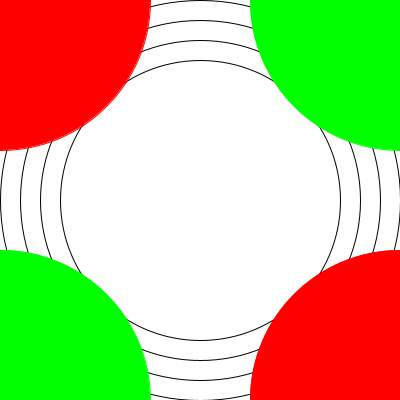
Frame 1 (no input)
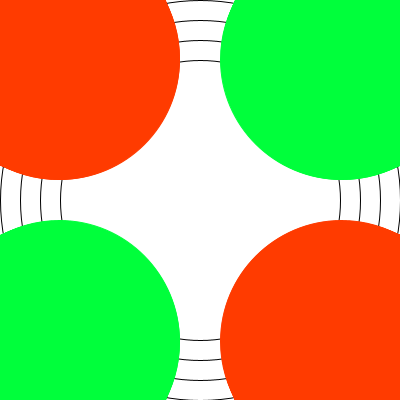
Frame 60 (the mouse pressed at the canvas centre just before this capture)
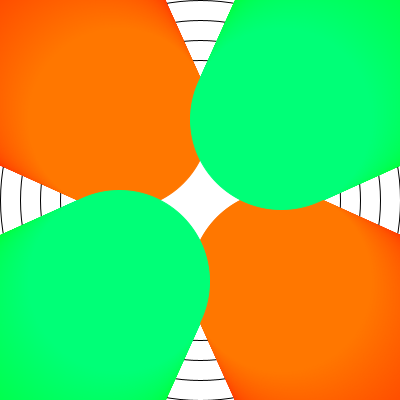
Frame 120 (the mouse held since frame 60 and released just before this capture)

The Processing sketch that drew these frames (run headless with seeded random() and noise(); from frame 60 on, the mouse is pressed at the canvas centre):

// Processing sketch: processing_35336
// ── processing_35336.pde

void setup(){
  size(400,400);
    background(255);
    smooth();
    ellipse(200,200,400,400);
   // ellipse(200,200,380,380); optional
    ellipse(200,200,360,360);
   // ellipse(200,200,340,340); optional
    ellipse(200,200,320,320);
  //  ellipse(200,200,300,300); optional
    ellipse(200,200,280,280);
}
  
  int a=0;
  int b=400;
  int c=400;
  int d=0;
  int e=100;
  
void draw(){
  stroke(255,a,0);
  fill(255,a,0);
  ellipse(a,a,a-300,a-300);//top left to bottom right
  ellipse(b,b,a-300,a-300);//bottom right to top left
  stroke(0,b,a);
  fill(0,b,a);
  ellipse(a,b,a-300,a-300);//bottom left to top right
  ellipse(b,a,a-300,a-300);//top right to bottom left
   
  a++;
  b--;
 }
